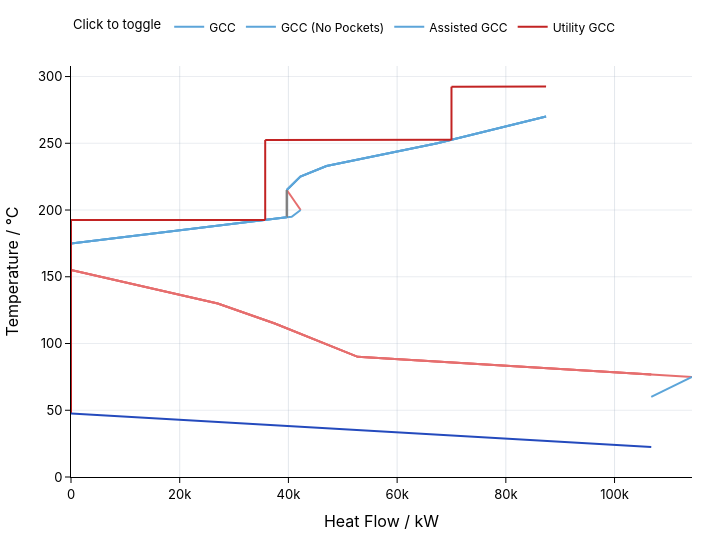

Notebook source saved alongside this figure:
### Code cell
print(problem.master_zone.hot_utilities[1].t_supply)
gcc = problem.plot.grand_composite_curve(show=True)

### Figure 1 — Plotly figure (JSON) as saved in the notebook; plotly's stock layout.template omitted (floating-point values rounded to 4 significant figures)
{"data": [{"hovertemplate": "GCC<br>Heat Flow / kW: %{x}<br>Temperature / °C: %{y}<extra></extra>", "legendgroup": "GCC", "line": {"color": "#5ca5d9", "width": 2}, "mode": "lines", "name": "GCC", "showlegend": true, "type": "scatter", "x": [87400, 67400, 47000, 42200, 39700], "y": [270, 250, 233, 225, 215]}, {"hovertemplate": "GCC<br>Heat Flow / kW: %{x}<br>Temperature / °C: %{y}<extra></extra>", "legendgroup": "GCC", "line": {"color": "#e66e6e", "width": 2}, "mode": "lines", "name": "GCC", "showlegend": false, "type": "scatter", "x": [39700, 42210.0, 42250], "y": [215, 200.3, 200]}, {"hovertemplate": "GCC<br>Heat Flow / kW: %{x}<br>Temperature / °C: %{y}<extra></extra>", "legendgroup": "GCC", "line": {"color": "#5ca5d9", "width": 2}, "mode": "lines", "name": "GCC", "showlegend": false, "type": "scatter", "x": [42250, 40600, 39700, 35728, 0], "y": [200, 195, 194.6, 192.6, 175]}, {"hovertemplate": "GCC<br>Heat Flow / kW: %{x}<br>Temperature / °C: %{y}<extra></extra>", "legendgroup": "GCC", "line": {"color": "#7f7f7f", "width": 2}, "mode": "lines", "name": "GCC", "showlegend": false, "type": "scatter", "x": [0, 0], "y": [175, 155]}, {"hovertemplate": "GCC<br>Heat Flow / kW: %{x}<br>Temperature / °C: %{y}<extra></extra>", "legendgroup": "GCC", "line": {"color": "#e66e6e", "width": 2}, "mode": "lines", "name": "GCC", "showlegend": false, "type": "scatter", "x": [0, 27000, 37500, 52750, 106750, 114250], "y": [155, 130, 115, 90, 76.83, 75]}, {"hovertemplate": "GCC<br>Heat Flow / kW: %{x}<br>Temperature / °C: %{y}<extra></extra>", "legendgroup": "GCC", "line": {"color": "#5ca5d9", "width": 2}, "mode": "lines", "name": "GCC", "showlegend": false, "type": "scatter", "x": [114250, 106750], "y": [75, 60]}, {"hovertemplate": "GCC (No Pockets)<br>Heat Flow / kW: %{x}<br>Temperature / °C: %{y}<extra></extra>", "legendgroup": "GCC (No Pockets)", "line": {"color": "#5ca5d9", "width": 2}, "mode": "lines", "name": "GCC (No Pockets)", "showlegend": true, "type": "scatter", "x": [87400, 67400, 47000, 42200, 39700], "y": [270, 250, 233, 225, 215]}, {"hovertemplate": "GCC (No Pockets)<br>Heat Flow / kW: %{x}<br>Temperature / °C: %{y}<extra></extra>", "legendgroup": "GCC (No Pockets)", "line": {"color": "#7f7f7f", "width": 2}, "mode": "lines", "name": "GCC (No Pockets)", "showlegend": false, "type": "scatter", "x": [39700, 39700], "y": [215, 194.6]}, {"hovertemplate": "GCC (No Pockets)<br>Heat Flow / kW: %{x}<br>Temperature / °C: %{y}<extra></extra>", "legendgroup": "GCC (No Pockets)", "line": {"color": "#5ca5d9", "width": 2}, "mode": "lines", "name": "GCC (No Pockets)", "showlegend": false, "type": "scatter", "x": [39700, 35728, 0], "y": [194.6, 192.6, 175]}, {"hovertemplate": "GCC (No Pockets)<br>Heat Flow / kW: %{x}<br>Temperature / °C: %{y}<extra></extra>", "legendgroup": "GCC (No Pockets)", "line": {"color": "#7f7f7f", "width": 2}, "mode": "lines", "name": "GCC (No Pockets)", "showlegend": false, "type": "scatter", "x": [0, 0], "y": [175, 155]}, {"hovertemplate": "GCC (No Pockets)<br>Heat Flow / kW: %{x}<br>Temperature / °C: %{y}<extra></extra>", "legendgroup": "GCC (No Pockets)", "line": {"color": "#e66e6e", "width": 2}, "mode": "lines", "name": "GCC (No Pockets)", "showlegend": false, "type": "scatter", "x": [0, 27000, 37500, 52750, 106750], "y": [155, 130, 115, 90, 76.83]}, {"hovertemplate": "Assisted GCC<br>Heat Flow / kW: %{x}<br>Temperature / °C: %{y}<extra></extra>", "legendgroup": "Assisted GCC", "line": {"color": "#5ca5d9", "width": 2}, "mode": "lines", "name": "Assisted GCC", "showlegend": true, "type": "scatter", "x": [87400, 67400, 47000, 42200, 39700], "y": [270, 250, 233, 225, 215]}, {"hovertemplate": "Assisted GCC<br>Heat Flow / kW: %{x}<br>Temperature / °C: %{y}<extra></extra>", "legendgroup": "Assisted GCC", "line": {"color": "#7f7f7f", "width": 2}, "mode": "lines", "name": "Assisted GCC", "showlegend": false, "type": "scatter", "x": [39700, 39700], "y": [215, 194.6]}, {"hovertemplate": "Assisted GCC<br>Heat Flow / kW: %{x}<br>Temperature / °C: %{y}<extra></extra>", "legendgroup": "Assisted GCC", "line": {"color": "#5ca5d9", "width": 2}, "mode": "lines", "name": "Assisted GCC", "showlegend": false, "type": "scatter", "x": [39700, 35728, 0], "y": [194.6, 192.6, 175]}, {"hovertemplate": "Assisted GCC<br>Heat Flow / kW: %{x}<br>Temperature / °C: %{y}<extra></extra>", "legendgroup": "Assisted GCC", "line": {"color": "#7f7f7f", "width": 2}, "mode": "lines", "name": "Assisted GCC", "showlegend": false, "type": "scatter", "x": [0, 0], "y": [175, 155]}, {"hovertemplate": "Assisted GCC<br>Heat Flow / kW: %{x}<br>Temperature / °C: %{y}<extra></extra>", "legendgroup": "Assisted GCC", "line": {"color": "#e66e6e", "width": 2}, "mode": "lines", "name": "Assisted GCC", "showlegend": false, "type": "scatter", "x": [0, 27000, 37500, 52750, 106750], "y": [155, 130, 115, 90, 76.83]}, {"hovertemplate": "Utility GCC<br>Heat Flow / kW: %{x}<br>Temperature / °C: %{y}<extra></extra>", "legendgroup": "Utility GCC", "line": {"color": "#C22323", "width": 2}, "mode": "lines", "name": "Utility GCC", "showlegend": true, "type": "scatter", "x": [87400, 70000], "y": [292.5, 292.4]}, {"hovertemplate": "Utility GCC<br>Heat Flow / kW: %{x}<br>Temperature / °C: %{y}<extra></extra>", "legendgroup": "Utility GCC", "line": {"color": "#C22323", "width": 2}, "mode": "lines", "name": "Utility GCC", "showlegend": false, "type": "scatter", "x": [70000, 70000], "y": [292.4, 252.6]}, {"hovertemplate": "Utility GCC<br>Heat Flow / kW: %{x}<br>Temperature / °C: %{y}<extra></extra>", "legendgroup": "Utility GCC", "line": {"color": "#C22323", "width": 2}, "mode": "lines", "name": "Utility GCC", "showlegend": false, "type": "scatter", "x": [70000, 35728], "y": [252.6, 252.5]}, {"hovertemplate": "Utility GCC<br>Heat Flow / kW: %{x}<br>Temperature / °C: %{y}<extra></extra>", "legendgroup": "Utility GCC", "line": {"color": "#C22323", "width": 2}, "mode": "lines", "name": "Utility GCC", "showlegend": false, "type": "scatter", "x": [35728, 35728], "y": [252.5, 192.6]}, {"hovertemplate": "Utility GCC<br>Heat Flow / kW: %{x}<br>Temperature / °C: %{y}<extra></extra>", "legendgroup": "Utility GCC", "line": {"color": "#C22323", "width": 2}, "mode": "lines", "name": "Utility GCC", "showlegend": false, "type": "scatter", "x": [35728, 0], "y": [192.6, 192.5]}, {"hovertemplate": "Utility GCC<br>Heat Flow / kW: %{x}<br>Temperature / °C: %{y}<extra></extra>", "legendgroup": "Utility GCC", "line": {"color": "#C22323", "width": 2}, "mode": "lines", "name": "Utility GCC", "showlegend": false, "type": "scatter", "x": [0, 0], "y": [192.5, 47.5]}, {"hovertemplate": "Utility GCC<br>Heat Flow / kW: %{x}<br>Temperature / °C: %{y}<extra></extra>", "legendgroup": "Utility GCC", "line": {"color": "#244abd", "width": 2}, "mode": "lines", "name": "Utility GCC", "showlegend": false, "type": "scatter", "x": [0, 106750], "y": [47.5, 22.5]}], "layout": {"autosize": false, "font": {"color": "#000000", "family": "IBM Plex Sans, Inter, system-ui, sans-serif", "size": 13}, "height": 540, "hoverlabel": {"bgcolor": "#ffffff", "font": {"color": "#000000"}}, "hovermode": "closest", "legend": {"font": {"color": "#000000", "size": 12}, "orientation": "h", "title": {"font": {"color": "#000000", "size": 13}, "text": "Click to toggle"}, "y": 1.06, "yanchor": "bottom"}, "margin": {"b": 48, "l": 50, "r": 28, "t": 64}, "paper_bgcolor": "#ffffff", "plot_bgcolor": "#ffffff", "width": 720, "xaxis": {"gridcolor": "rgba(148, 163, 184, 0.25)", "linecolor": "#000000", "rangemode": "tozero", "showgrid": true, "showline": true, "tickcolor": "#000000", "tickfont": {"color": "#000000"}, "ticks": "outside", "title": {"font": {"color": "#000000"}, "text": "Heat Flow / kW"}, "zeroline": true, "zerolinecolor": "rgba(15, 23, 42, 0.8)", "zerolinewidth": 1.25}, "yaxis": {"gridcolor": "rgba(148, 163, 184, 0.2)", "linecolor": "#000000", "rangemode": "tozero", "showgrid": true, "showline": true, "tickcolor": "#000000", "tickfont": {"color": "#000000"}, "ticks": "outside", "title": {"font": {"color": "#000000"}, "text": "Temperature / °C"}, "zeroline": true, "zerolinecolor": "rgba(15, 23, 42, 0.8)", "zerolinewidth": 1.25}}}
